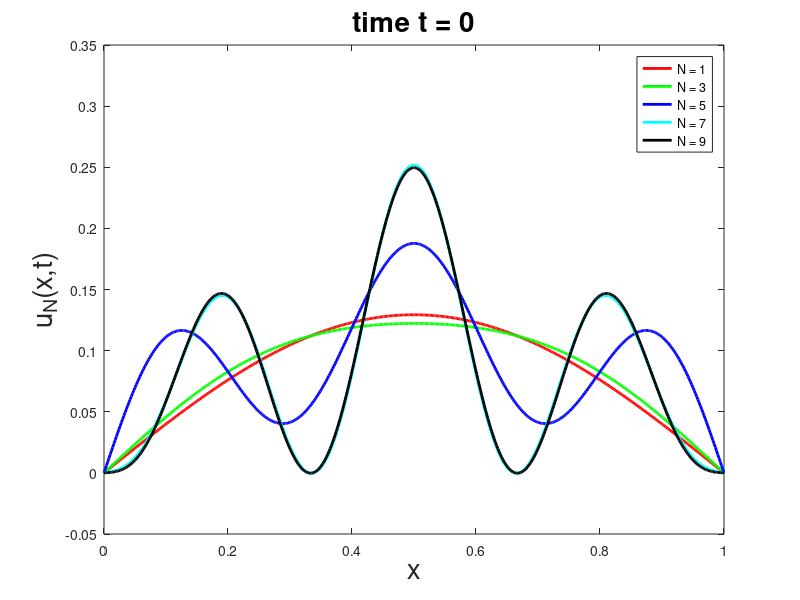
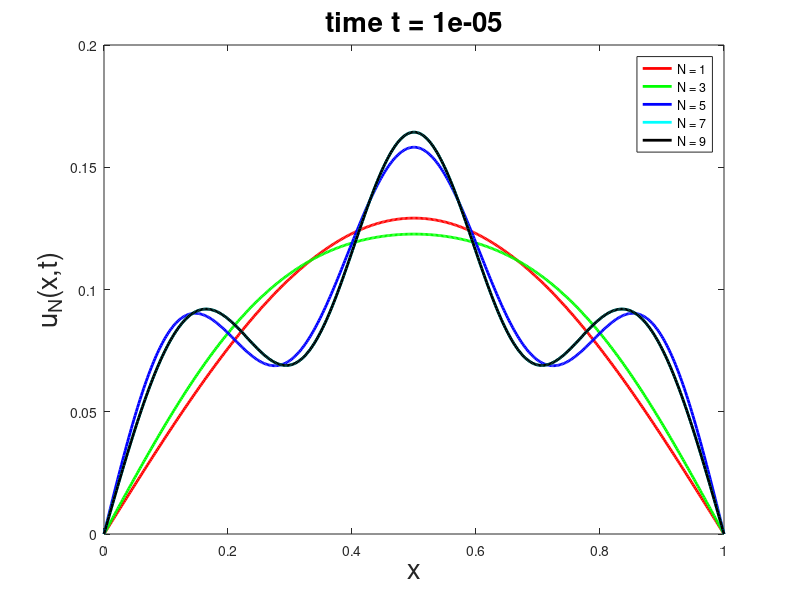
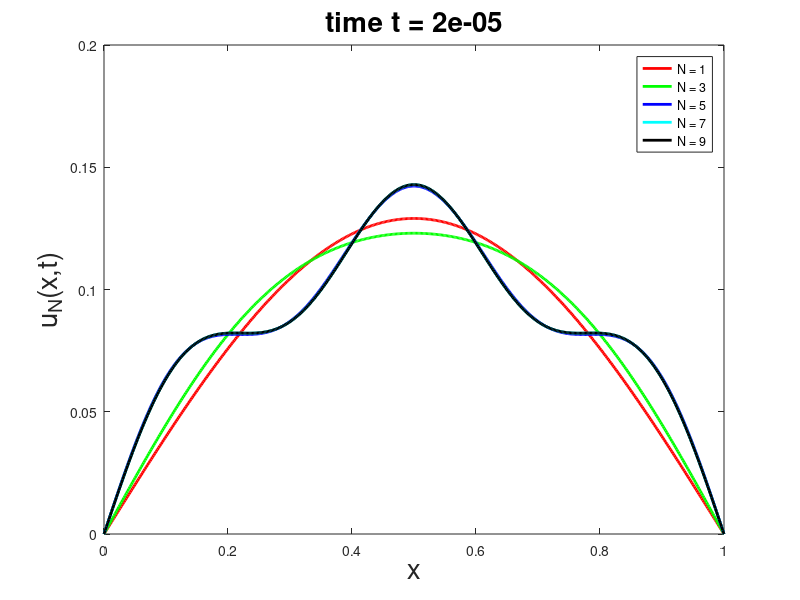
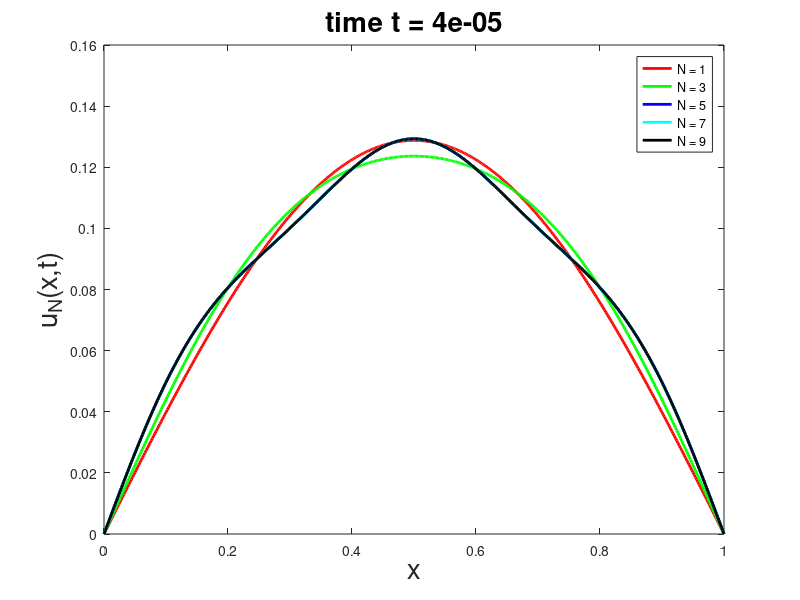

Source code (MATLAB) for these figures, in order:
clear
clc
tvec = [0 .00001 .00002 .00004];
x = linspace(0,1,500);
an0 = inline('sqrt(2)*432*(n^4-18*n^2+216)/((36*n-n^3)^3*pi^3)');
lam = inline('n^2*pi^2 + n^4*pi^4');
col = 'rgbck';
str = 'abcd';
for j=1:length(tvec)
    figure(1)
    clf
    t = tvec(j);
    u = zeros(size(x));
    for n=1:2:9
        u = u+exp(-lam(n)*t)*an0(n)*(sqrt(2)*sin(n*pi*x));
        [tf,loc] = ismember(n,[1 3 5 7 9]);
        if tf
            plot(x,u,'-','color',col(loc),'linewidth',2)
            hold on
        end 
    end
    legend('N = 1','N = 3','N = 5','N = 7','N = 9')
    xlabel('x','fontsize',20)
    ylabel('u_N(x,t)','fontsize',20)
    title(sprintf('time t = %g',t),'fontsize',20)
    eval(sprintf('print -depsc2 fourth_%s',str(j)))
    pause(.1)
end
